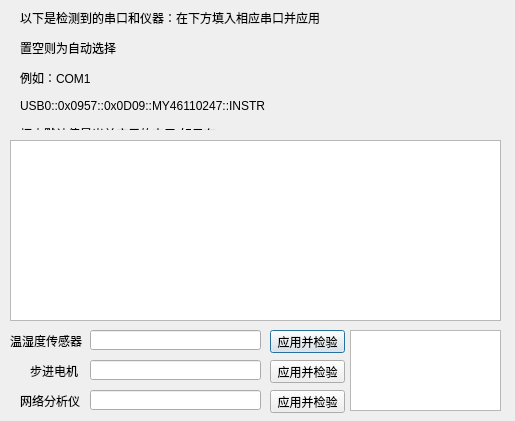
<?xml version="1.0" encoding="UTF-8"?>
<ui version="4.0">
 <class>Dialog</class>
 <widget class="QDialog" name="Dialog">
  <property name="geometry">
   <rect>
    <x>0</x>
    <y>0</y>
    <width>515</width>
    <height>421</height>
   </rect>
  </property>
  <property name="windowTitle">
   <string>设置串口</string>
  </property>
  <widget class="QTextBrowser" name="textBrowser">
   <property name="geometry">
    <rect>
     <x>350</x>
     <y>330</y>
     <width>151</width>
     <height>81</height>
    </rect>
   </property>
  </widget>
  <widget class="QLabel" name="label">
   <property name="geometry">
    <rect>
     <x>10</x>
     <y>330</y>
     <width>72</width>
     <height>21</height>
    </rect>
   </property>
   <property name="text">
    <string>温湿度传感器</string>
   </property>
  </widget>
  <widget class="QLineEdit" name="com_senser">
   <property name="geometry">
    <rect>
     <x>90</x>
     <y>330</y>
     <width>171</width>
     <height>20</height>
    </rect>
   </property>
  </widget>
  <widget class="QPushButton" name="apply_sensor">
   <property name="geometry">
    <rect>
     <x>270</x>
     <y>330</y>
     <width>75</width>
     <height>23</height>
    </rect>
   </property>
   <property name="text">
    <string>应用并检验</string>
   </property>
  </widget>
  <widget class="QLabel" name="label_2">
   <property name="geometry">
    <rect>
     <x>30</x>
     <y>360</y>
     <width>48</width>
     <height>21</height>
    </rect>
   </property>
   <property name="text">
    <string>步进电机</string>
   </property>
  </widget>
  <widget class="QLineEdit" name="com_motor">
   <property name="geometry">
    <rect>
     <x>90</x>
     <y>360</y>
     <width>171</width>
     <height>20</height>
    </rect>
   </property>
  </widget>
  <widget class="QPushButton" name="apply_motor">
   <property name="geometry">
    <rect>
     <x>270</x>
     <y>360</y>
     <width>75</width>
     <height>23</height>
    </rect>
   </property>
   <property name="text">
    <string>应用并检验</string>
   </property>
  </widget>
  <widget class="QLabel" name="label_3">
   <property name="geometry">
    <rect>
     <x>20</x>
     <y>390</y>
     <width>60</width>
     <height>21</height>
    </rect>
   </property>
   <property name="text">
    <string>网络分析仪</string>
   </property>
  </widget>
  <widget class="QLineEdit" name="com_na">
   <property name="geometry">
    <rect>
     <x>90</x>
     <y>390</y>
     <width>171</width>
     <height>20</height>
    </rect>
   </property>
  </widget>
  <widget class="QPushButton" name="apply_NA">
   <property name="geometry">
    <rect>
     <x>270</x>
     <y>390</y>
     <width>75</width>
     <height>23</height>
    </rect>
   </property>
   <property name="text">
    <string>应用并检验</string>
   </property>
  </widget>
  <widget class="QLabel" name="label_4">
   <property name="geometry">
    <rect>
     <x>20</x>
     <y>9</y>
     <width>401</width>
     <height>121</height>
    </rect>
   </property>
   <property name="text">
    <string>&lt;html&gt;&lt;head/&gt;&lt;body&gt;&lt;p&gt;以下是检测到的串口和仪器：在下方填入相应串口并应用&lt;/p&gt;&lt;p&gt;置空则为自动选择&lt;/p&gt;&lt;p&gt;例如：COM1&lt;/p&gt;&lt;p&gt;USB0::0x0957::0x0D09::MY46110247::INSTR&lt;/p&gt;&lt;p&gt;框内默认值是当前应用的串口(如果有) &lt;/p&gt;&lt;/body&gt;&lt;/html&gt;</string>
   </property>
  </widget>
  <widget class="QTextBrowser" name="current_comports">
   <property name="geometry">
    <rect>
     <x>10</x>
     <y>140</y>
     <width>491</width>
     <height>181</height>
    </rect>
   </property>
  </widget>
 </widget>
 <resources/>
 <connections/>
</ui>
